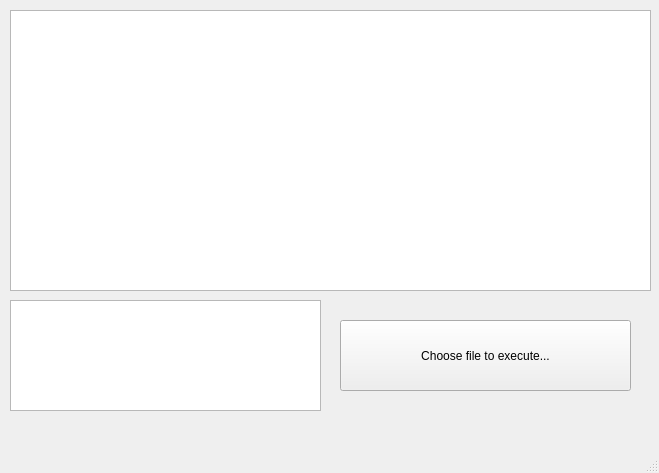
<?xml version="1.0" encoding="UTF-8"?>
<ui version="4.0">
 <class>XMLParser</class>
 <widget class="QMainWindow" name="XMLParser">
  <property name="geometry">
   <rect>
    <x>0</x>
    <y>0</y>
    <width>659</width>
    <height>473</height>
   </rect>
  </property>
  <property name="windowTitle">
   <string>XMLParser</string>
  </property>
  <widget class="QWidget" name="centralWidget">
   <widget class="QPushButton" name="pushButton">
    <property name="geometry">
     <rect>
      <x>340</x>
      <y>320</y>
      <width>291</width>
      <height>71</height>
     </rect>
    </property>
    <property name="text">
     <string>Choose file to execute...</string>
    </property>
   </widget>
   <widget class="QTreeView" name="treeView">
    <property name="geometry">
     <rect>
      <x>10</x>
      <y>10</y>
      <width>641</width>
      <height>281</height>
     </rect>
    </property>
   </widget>
   <widget class="QTextEdit" name="textEdit">
    <property name="geometry">
     <rect>
      <x>10</x>
      <y>300</y>
      <width>311</width>
      <height>111</height>
     </rect>
    </property>
   </widget>
  </widget>
  <widget class="QMenuBar" name="menuBar">
   <property name="geometry">
    <rect>
     <x>0</x>
     <y>0</y>
     <width>659</width>
     <height>22</height>
    </rect>
   </property>
  </widget>
  <widget class="QStatusBar" name="statusBar"/>
 </widget>
 <layoutdefault spacing="6" margin="11"/>
 <resources/>
 <connections/>
</ui>
